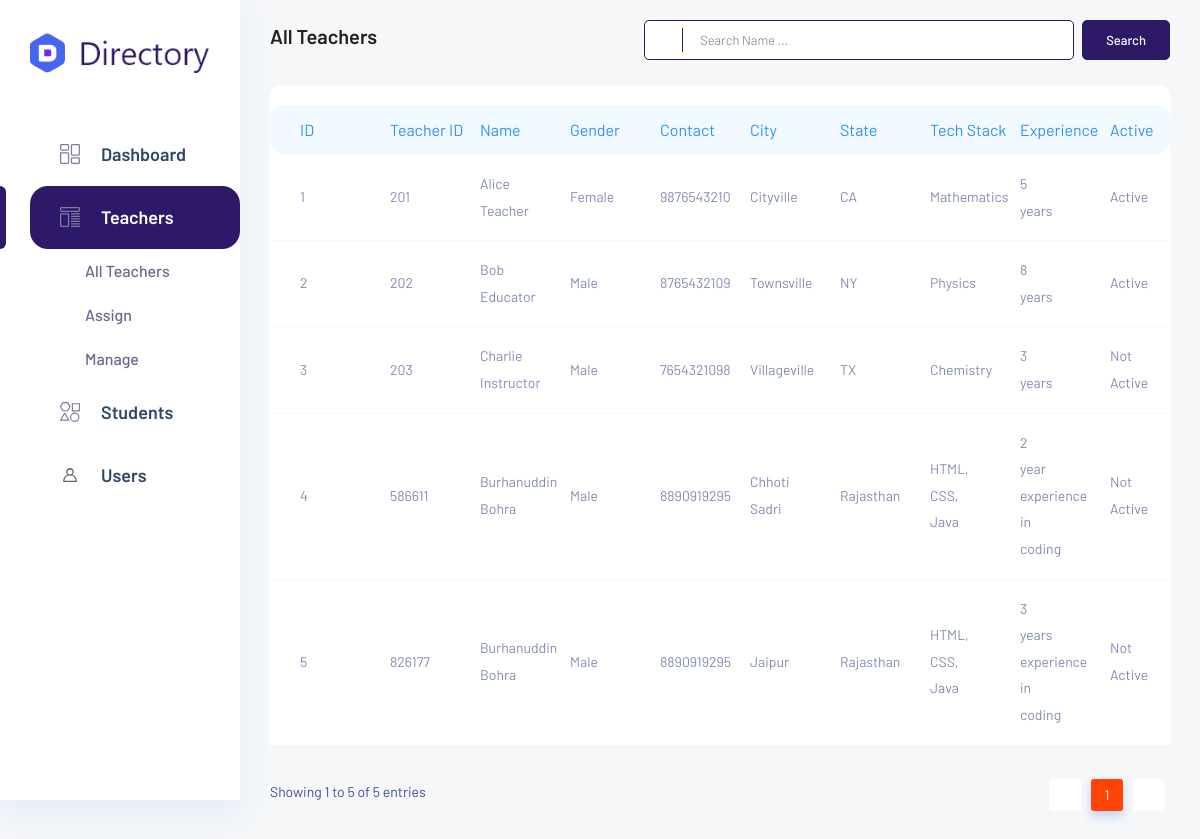
/admin/Dashboard/all_teacher.php, run on an earlier commit of the app's database.
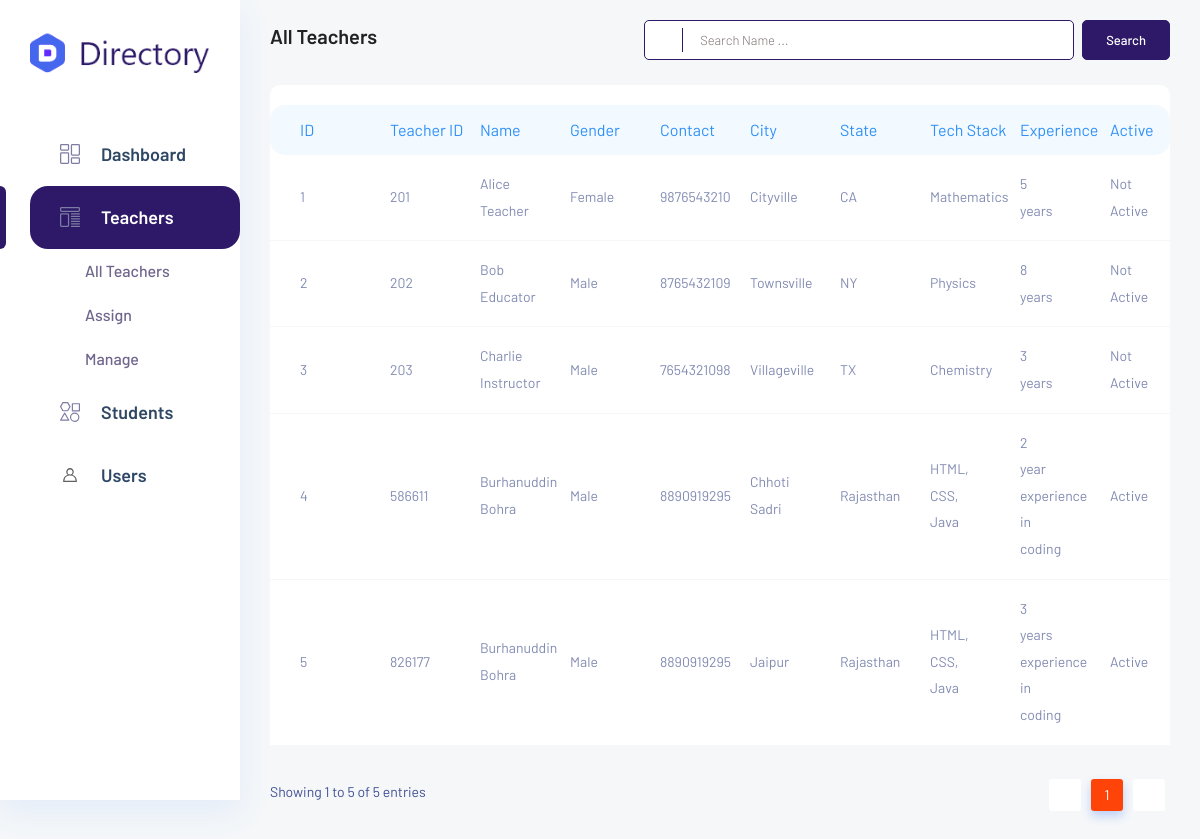
And on a later commit of the database.
### tables this page shows
CREATE TABLE `teacher` (
  `id` int(11) NOT NULL,
  `teacher_id` int(255) NOT NULL,
  `photo` varchar(255) NOT NULL,
  `name` varchar(255) NOT NULL,
  `email` varchar(255) NOT NULL,
  `contact` varchar(20) NOT NULL,
  `age` varchar(20) NOT NULL,
  `gender` varchar(20) NOT NULL,
  `tech_stack` varchar(255) NOT NULL,
  `experience` varchar(255) NOT NULL,
  `resume` varchar(255) NOT NULL,
  `address` varchar(255) NOT NULL,
  `city` varchar(255) NOT NULL,
  `state` varchar(50) NOT NULL,
  `pin` varchar(20) NOT NULL,
  `created_at` datetime NOT NULL DEFAULT current_timestamp(),
  `active` int(11) NOT NULL DEFAULT 0,
  `verified` int(11) NOT NULL DEFAULT 0
);

### admin/Dashboard/all_teacher.php (the view, shortened to what the changed rows need)
<?php
include ('includes/config.php');
$sql = "SELECT * FROM teacher";
$result = $dbh->query($sql);
$teachers = $result->fetchAll(PDO::FETCH_ASSOC);
?>
<!DOCTYPE html>
<html lang="zxx">
<head>
    <link rel="stylesheet" href="css/bootstrap1.min.css">
    <link rel="stylesheet" href="vendors/themefy_icon/themify-icons.css">
    <link rel="stylesheet" href="vendors/swiper_slider/css/swiper.min.css">
    <link rel="stylesheet" href="vendors/select2/css/select2.min.css">
    <link rel="stylesheet" href="vendors/niceselect/css/nice-select.css">
    <link rel="stylesheet" href="vendors/owl_carousel/css/owl.carousel.css">
    <link rel="stylesheet" href="vendors/gijgo/gijgo.min.css">
    <link rel="stylesheet" href="vendors/font_awesome/css/all.min.css">
    <link rel="stylesheet" href="vendors/tagsinput/tagsinput.css">
    <link rel="stylesheet" href="vendors/datatable/css/jquery.dataTables.min.css">
    <link rel="stylesheet" href="vendors/datatable/css/responsive.dataTables.min.css">
    <link rel="stylesheet" href="vendors/datatable/css/buttons.dataTables.min.css">
    <link rel="stylesheet" href="vendors/text_editor/summernote-bs4.css">
    <link rel="stylesheet" href="vendors/morris/morris.css">
    <link rel="stylesheet" href="vendors/material_icon/material-icons.css">
    <link rel="stylesheet" href="css/metisMenu.css">
    <link rel="stylesheet" href="css/style1.css">
    <link rel="stylesheet" href="css/colors/default.css" id="colorSkinCSS">
</head>
<body class="crm_body_bg">
    <section class="main_content dashboard_part">
        <div class="main_content_iner ">
            <div class="container-fluid p-0">
                <div class="row justify-content-center">
                    <div class="col-12">
                        <div class="QA_section">
                            <div class="QA_table mb_30 table-container">
                                <table class="table lms_table_active" style="table-layout: fixed; width: 100%;">
                                    <col style="width: 20px;">
                                    <col style="width: 20px;">
                                    <col style="width: 20px;">
                                    <col style="width: 20px;">
                                    <col style="width: 20px;">
                                    <col style="width: 20px;">
                                    <col style="width: 20px;">
                                    <col style="width: 20px;">
                                    <col style="width: 20px;">
                                    <col style="width: 20px;">
                                    <thead>
                                        <tr>
                                            <th scope="col">ID</th>
                                            <th scope="col">Teacher ID</th>
                                            <th scope="col">Name</th>
                                            <th scope="col">Gender</th>
                                            <th scope="col">Contact</th>
                                            <th scope="col">City</th>
                                            <th scope="col">State</th>
                                            <th scope="col">Tech Stack</th>
                                            <th scope="col">Experience</th>
                                            <th scope="col">Active</th>
                                        </tr>
                                    </thead>
                                    <tbody>
                                        <?php foreach ($teachers as $teacher): ?>
                                            <tr>
                                                <td>
                                                    <?php echo $teacher['id']; ?>
                                                </td>
                                                <td>
                                                    <?php echo $teacher['teacher_id']; ?>
                                                </td>
                                                <td>
                                                    <?php echo $teacher['name']; ?>
                                                </td>
                                                <td>
                                                    <?php echo $teacher['gender']; ?>
                                                </td>
                                                <td>
                                                    <?php echo $teacher['contact']; ?>
                                                </td>
                                                <td>
                                                    <?php echo $teacher['city']; ?>
                                                </td>
                                                <td>
                                                    <?php echo $teacher['state']; ?>
                                                </td>
                                                <td>
                                                    <?php echo $teacher['tech_stack']; ?>
                                                </td>
                                                <td>
                                                    <?php echo $teacher['experience']; ?>
                                                </td>
                                                <td>
                                                    <?php echo $teacher['active'] == 1 ? 'Active' : 'Not Active'; ?>
                                                </td>
                                            </tr>
                                        <?php endforeach; ?>
                                    </tbody>
                                </table>
                            </div>
                        </div>
                    </div>
                </div>
            </div>
        </div>
    </section>
</body>
</html>

What changed in the data, as far as the page shows it:
changed teacher "Alice Teacher": active "Active" → "Not Active"
changed teacher "Bob Educator": active "Active" → "Not Active"
changed teacher "Chhoti Sadri": active "Not Active" → "Active"
changed teacher "Jaipur": active "Not Active" → "Active"
